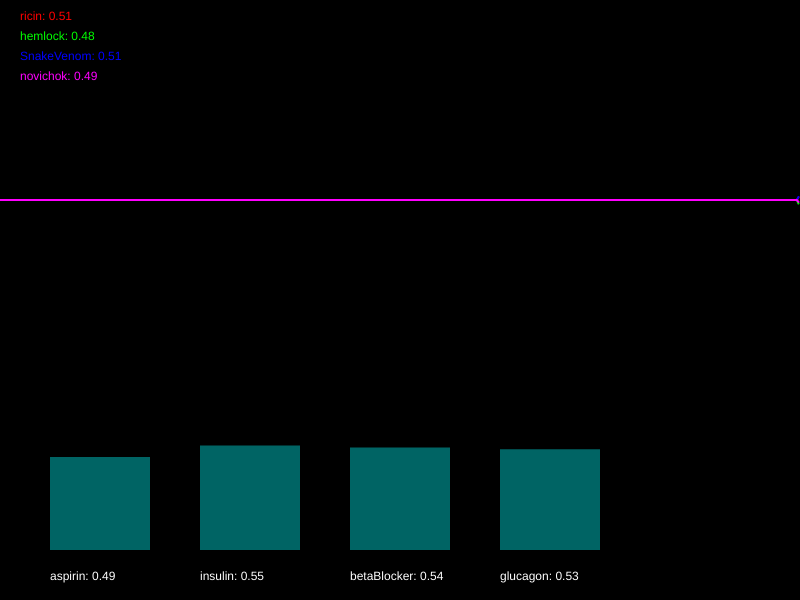
Frame 1 (no input)
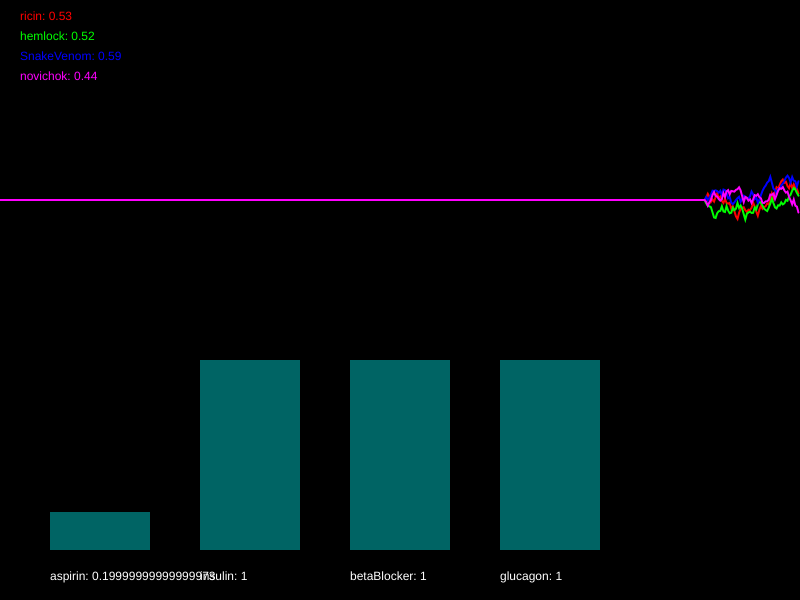
Frame 60 (no input)
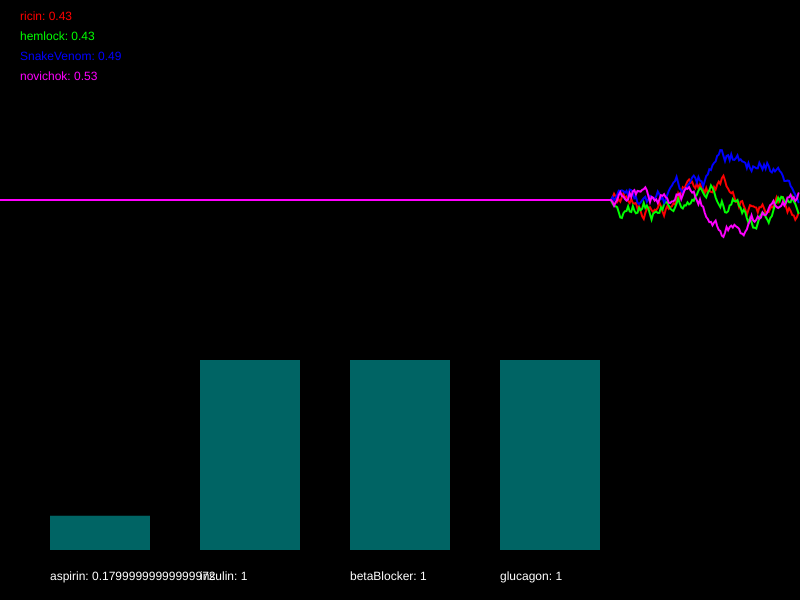
Frame 120 (the mouse pressed at the canvas centre since frame 60)

The p5.js sketch that drew these frames (run headless with seeded random() and noise() and a simulated clock; from frame 60 on, the mouse is pressed at the canvas centre):

// p5.js sketch
// ── sketch.js
/*

Officer: 2120469
CaseNum: 401-1-94750353-2120469

Case 401 - The Case of Norbert's Weiner Stand
Stage 2 - Toxic Burrito

Norbert is at it again. This time he’s set up a burrito stall and is lacing burritos with his foul toxin. The chaos is spreading. People are dropping like flies and burrito sales have fallen through the floor. To make matters worse it seems Norbert has cottoned on to our methods and has upped the complexity of his poison. You’ll find the antidote harder to develop this time. So kid, head down to the lab and get working.

You must develop the antidote by using conditional statements in the draw loop to do the following:

	- When SnakeVenom dips below 0.54, try decreasing aspirin by 0.01
	- When ricin dips below 0.39, raise aspirin by 0.04
	- When novichok goes above 0.54, reduce insulin by 0.05
	- If ricin goes above 0.41 and hemlock goes above 0.41, increment insulin by 0.05
	- When hemlock dips below 0.25, try decreasing betaBlocker by 0.01
	- When SnakeVenom dips below 0.72 or novichok goes above 0.73, try increasing betaBlocker by 0.04
	- When SnakeVenom dips below 0.39 and ricin dips below 0.31, decrease glucagon by 0.05
	- If novichok dips below 0.65, increment glucagon by 0.03


Your conditional statements should consider the following poisons:

	- ricin
	- hemlock
	- SnakeVenom
	- novichok


Your conditional statements should modify the following antidotes:

	- aspirin
	- insulin
	- betaBlocker
	- glucagon


- There are many ways to complete this task but you should only use the following commands and operators:

	if(){}
	>
	<
	&&
	||
	+=
	-=

*/

//Declare the poison variables
var ricin;
var hemlock;
var SnakeVenom;
var novichok;


//Declare the antidote variables
var aspirin;
var insulin;
var betaBlocker;
var glucagon;


//This variable is used for drawing the graph
var graphs;


function setup()
{

	createCanvas(800,600);
	strokeWeight(2);

	//initialise the poisons and antidotes
	ricin = 0.5;
	hemlock = 0.5;
	SnakeVenom = 0.5;
	novichok = 0.5;
	aspirin = 0.5;
	insulin = 0.5;
	betaBlocker = 0.5;
	glucagon = 0.5;


	//fills the graph with empty values
	graphs = [];

	for(var i = 0; i < 4; i++)
	{
		graphs.push([]);
		for(var j = 0; j < 512; j++)
		{
			graphs[i].push(0.5);
		}
	}

}

function draw()
{

	//Develop the antidote below
	//Write conditional statements to change the amount of each substance ...

    if (SnakeVenom < 0.54){
        aspirin -= 0.01;
    }
    if (ricin < 0.39){
        aspirin += 0.04;
    }
    if (novichok > 0.54){
        insulin -= 0.05;
    }
    if (ricin > 0.41 && hemlock > 0.41){
        insulin += 0.05;
    }
    if (hemlock < 0.25){
        betaBlocker -= 0.01;
    }
    if (SnakeVenom < 0.72 || novichok > 0.73){
        betaBlocker += 0.04;
    }
    if (SnakeVenom < 0.39 && ricin < 0.31){
        glucagon -= 0.05;
    }
    if (novichok < 0.65){
        glucagon += 0.03;
    }



	//////////////////////////////////////////////////////

	//the code below generates new values using random numbers

	/*
		For testing, you might want to temporarily comment out
		these lines and set the same variables to constant values
		instead.
	*/

	ricin = nextValue(graphs[0],ricin);
	hemlock = nextValue(graphs[1],hemlock);
	SnakeVenom = nextValue(graphs[2],SnakeVenom);
	novichok = nextValue(graphs[3],novichok);


	aspirin = constrain(aspirin, 0, 1);
	insulin = constrain(insulin, 0, 1);
	betaBlocker = constrain(betaBlocker, 0, 1);
	glucagon = constrain(glucagon, 0, 1);


	///////// DO NOT CHANGE THE CODE BELOW ///////////

	//drawing code

	// set background
	background(0);
	noFill();

	//draw the graphs for the vitals
	var colors = [
	color(255, 0, 0),
	color(0, 255, 0),
	color(0, 0, 255),
	color(255, 0, 255),
	color(255, 255, 0),
	color(0, 255, 255)
	];

	for(var i = 0; i < graphs.length; i++)
	{
		stroke(colors[i]);
		drawGraph(graphs[i]);
	}

	//draw the poisons as text
	noStroke();
	fill(colors[0]);
	text('ricin: ' + nf(ricin,1,2), 20,20);
	fill(colors[1]);
	text('hemlock: ' + nf(hemlock,1,2), 20,40);
	fill(colors[2]);
	text('SnakeVenom: ' + nf(SnakeVenom,1,2), 20,60);
	fill(colors[3]);
	text('novichok: ' + nf(novichok,1,2), 20,80);


	//draw the antidotes bar chart
	drawBar(aspirin,50,'aspirin');
	drawBar(insulin,200,'insulin');
	drawBar(betaBlocker,350,'betaBlocker');
	drawBar(glucagon,500,'glucagon');


}

function nextValue(graph, val)
{
	//gets the next value for a vital and puts it in an array for drawing
	var delta = random(-0.03,0.03);

	val += delta;
	if(val > 1 || val < 0)
	{
		delta *= -1;
		val += delta * 2;
	}

	graph.push(val)
	graph.shift();
	return val;
}

function drawGraph(graph)
{
	//draws an array as a graph
	beginShape();
	for(var i = 0; i < graph.length; i++)
	{
			vertex(width * i/512, height * 0.5 - graph[i]* height/3)
	}
	endShape();
}


function drawBar(val, x, name)
{
	//draws the bars for bar chart
    noStroke();
    fill(0,100,100);
	var mh = height * 0.4 - 50;
	rect(x,(height - 50) - val*mh, 100, val*mh);
    fill(255);
	text(name + ": " + val, x, height - 20);
}
